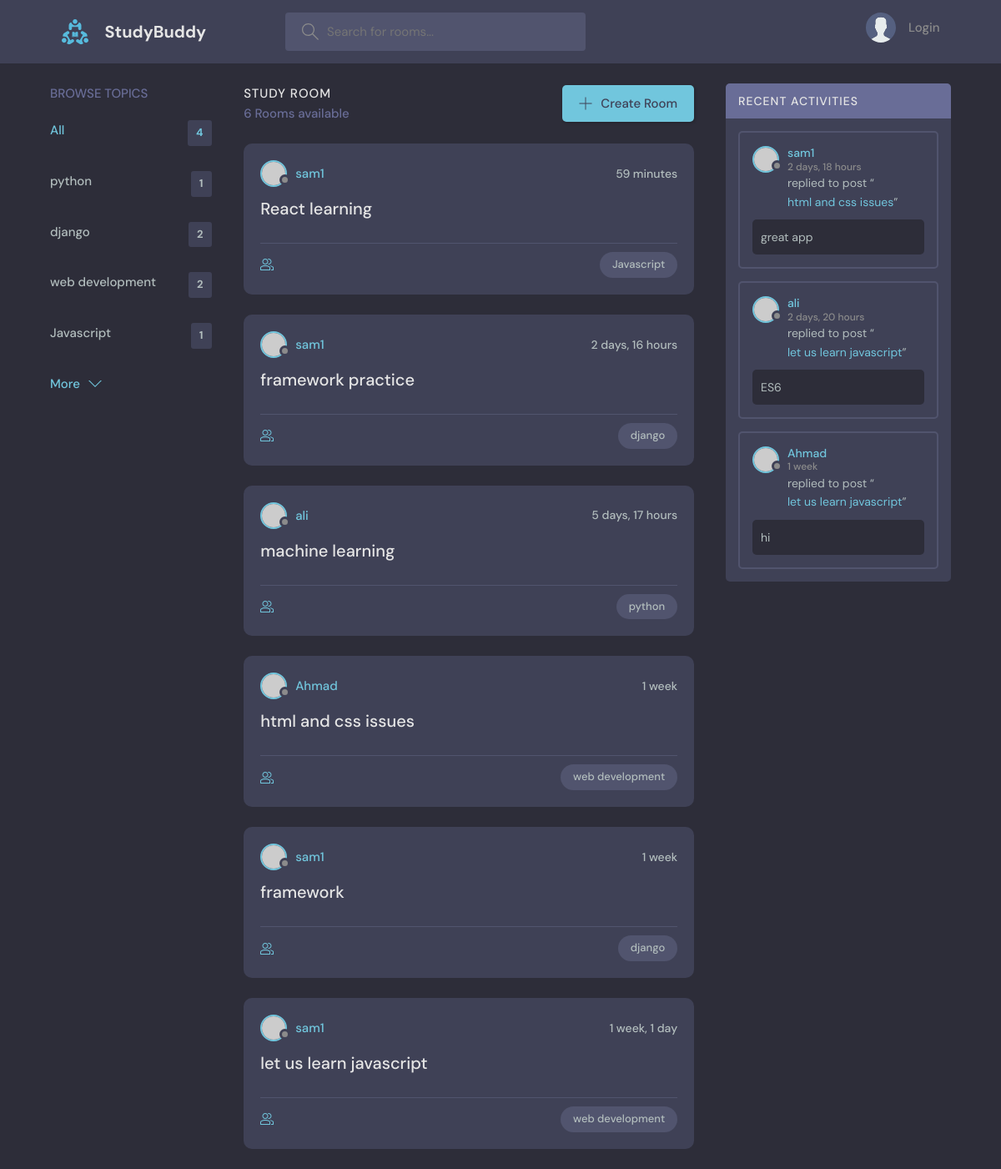
The page / on the database its author committed.
### base/models.py (models this page shows, shortened)
class topic(models.Model):
    name=models.CharField(max_length=200)

class Room(models.Model):
    host= models.ForeignKey(User,on_delete=models.SET_NULL,null=True)
    topic=models.ForeignKey(topic,on_delete=models.SET_NULL,null=True)
    name=models.CharField(max_length=200)
    participants=models.ManyToManyField(User,related_name='participants',blank=True)
    description=models.TextField(null=True,blank=True)
    updated=models.DateTimeField(auto_now=True)
    created=models.DateTimeField(auto_now_add=True)
    class Meta:
        ordering=['-updated','-created']
    def __str__(self):
        return self.name

class Message(models.Model):
    user= models.ForeignKey(User,on_delete=models.CASCADE)
    room= models.ForeignKey(Room,on_delete=models.CASCADE)
    body= models.TextField()
    updated=models.DateTimeField(auto_now=True)
    created=models.DateTimeField(auto_now_add=True)
    class Meta:
        ordering=['-updated','-created']

### base/views.py (the view)
def home(request):
    q=request.GET.get('q') if request.GET.get('q') != None else ''
    rooms=Room.objects.filter(
        Q(topic__name__icontains=q) |
        Q(name__icontains=q) |
        Q(description__icontains=q)
        )
    topicss=topic.objects.all()
    room_count=rooms.count()
    room_messages=Message.objects.filter(Q(room__topic__name__icontains=q))
    context={'rooms':rooms,'topicss':topicss,'room_count':room_count,'room_messages':room_messages}
    return render(request,'base/home.html',context)

### base/templates/base/home.html (shortened to what this page needs)
{% extends 'main.html'%}
{% block content %}
    <main class="layout layout--3">
      <div class="container">
        {% include 'base/topics_component.html'%}
        <div class="roomList">
          <div class="roomList__header">
            <div>
              <h2>Study Room</h2>
              <p>{{room_count}}  Rooms available</p>
            </div>
            <a class="btn btn--main" href="{% url 'createroom'%}">
              <svg version="1.1" xmlns="http://www.w3.org/2000/svg" width="32" height="32" viewBox="0 0 32 32">
                <title>add</title>
                <path
                  d="M16.943 0.943h-1.885v14.115h-14.115v1.885h14.115v14.115h1.885v-14.115h14.115v-1.885h-14.115v-14.115z"
                ></path>
              </svg>
              Create Room
            </a>
          </div>
        {% include 'base/feed.html' %}
        </div>
        {%include 'base/activity_component.html' %}
      </div>
    </main>
{% endblock %}

### base/templates/base/topics_component.html
<div class="topics">
     <div class="topics__header">
       <h2>Browse Topics</h2>
     </div>
     <ul class="topics__list">
       <li>
         <a href="{% url 'home' %}" class="active">All <span>{{topicss.count}}</span></a>
       </li>
       {%for topic in topicss %}
       <li>
         <a href="{% url 'home' %}?q={{topic.name}}">{{topic.name}} <span>{{topic.room_set.all.count}}</span></a>
       </li>
       {%endfor%}
     </ul>
     <a class="btn btn--link" href="topics.html">
       More
       <svg version="1.1" xmlns="http://www.w3.org/2000/svg" width="32" height="32" viewBox="0 0 32 32">
         <title>chevron-down</title>
         <path d="M16 21l-13-13h-3l16 16 16-16h-3l-13 13z"></path>
       </svg>
     </a>
   </div>

### base/templates/base/feed.html (shortened to what this page needs)
{% for room in rooms %}
<div class="roomListRoom">
    <div class="roomListRoom__header">
      <a href="{% url 'userProfile' room.host.id %}" class="roomListRoom__author">
        <div class="avatar avatar--small">
          <img src="https://randomuser.me/api/portraits/women/11.jpg" />
        </div>
        <span>{{room.host.username}}</span>
      </a>
      <div class="roomListRoom__actions">
        <span>{{room.created|timesince}}</span>
      </div>
    </div>
    <div class="roomListRoom__content">
      <a href="{%url 'room' room.id %}">{{room.name}}</a>
    </div>
    <div class="roomListRoom__meta">
      <a href="{%url 'room' room.id %}" class="roomListRoom__joined">
      </a>
      <p class="roomListRoom__topic">{{room.topic.name}}</p>
    </div>
  </div>
  {% endfor %}

### base/templates/base/activity_component.html (shortened to what this page needs)
<div class="activities">
    <div class="activities__header">
      <h2>Recent Activities</h2>
    </div>
    {% for message in room_messages%}
    <div class="activities__box">
      <div class="activities__boxHeader roomListRoom__header">
        <a href="{% url 'userProfile' message.user.id %}" class="roomListRoom__author">
          <div class="avatar avatar--small">
            <img src="https://randomuser.me/api/portraits/women/11.jpg" />
          </div>
          <p>
            {{message.user}}
            <span>{{message.created|timesince}}</span>
          </p>
        </a>
      </div>
      <div class="activities__boxContent">
        <p>replied to post “<a href="{%url 'room' message.room.id %}">{{message.room}}</a>”</p>
        <div class="activities__boxRoomContent">
            {{message.body}}
        </div>
      </div>
    </div>
    {% endfor %}
  </div>

### rows shown on the page
topic: name "python", room_set.all.count "1"
topic: name "django", room_set.all.count "2"
topic: name "web development", room_set.all.count "2"
topic: name "Javascript", room_set.all.count "1"
Room: host.username "sam1", created "59 minutes", name "React learning", topic.name "Javascript"
Room: host.username "sam1", created "2 days, 16 hours", name "framework practice", topic.name "django"
Room: host.username "ali", created "5 days, 17 hours", name "machine learning", topic.name "python"
Room: host.username "Ahmad", created "1 week", name "html and css issues", topic.name "web development"
Room: host.username "sam1", created "1 week", name "framework", topic.name "django"
Room: host.username "sam1", created "1 week, 1 day", name "let us learn javascript", topic.name "web development"
Message: user "sam1", created "2 days, 18 hours", room "html and css issues", body "great app"
Message: user "ali", created "2 days, 20 hours", room "let us learn javascript", body "ES6"
Message: user "Ahmad", created "1 week", room "let us learn javascript", body "hi"

### other values the page prints
{{ topicss.count }} "4"
{{ room_count }} "6"
